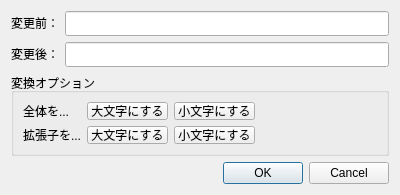
<?xml version="1.0" encoding="UTF-8"?>
<ui version="4.0">
 <class>RenameSingleDialog</class>
 <widget class="QDialog" name="RenameSingleDialog">
  <property name="windowModality">
   <enum>Qt::WindowModal</enum>
  </property>
  <property name="geometry">
   <rect>
    <x>0</x>
    <y>0</y>
    <width>400</width>
    <height>195</height>
   </rect>
  </property>
  <property name="sizePolicy">
   <sizepolicy hsizetype="Preferred" vsizetype="Preferred">
    <horstretch>0</horstretch>
    <verstretch>0</verstretch>
   </sizepolicy>
  </property>
  <property name="minimumSize">
   <size>
    <width>260</width>
    <height>190</height>
   </size>
  </property>
  <property name="windowTitle">
   <string>ファイル名を変更</string>
  </property>
  <layout class="QVBoxLayout" name="verticalLayout">
   <item>
    <layout class="QHBoxLayout" name="horizontalLayout">
     <item>
      <widget class="QLabel" name="label">
       <property name="sizePolicy">
        <sizepolicy hsizetype="Preferred" vsizetype="Fixed">
         <horstretch>0</horstretch>
         <verstretch>0</verstretch>
        </sizepolicy>
       </property>
       <property name="text">
        <string>変更前：</string>
       </property>
      </widget>
     </item>
     <item>
      <widget class="QLineEdit" name="nameBefore">
       <property name="font">
        <font>
         <family>ＭＳ ゴシック</family>
        </font>
       </property>
       <property name="readOnly">
        <bool>true</bool>
       </property>
      </widget>
     </item>
    </layout>
   </item>
   <item>
    <layout class="QHBoxLayout" name="horizontalLayout_2">
     <item>
      <widget class="QLabel" name="label_2">
       <property name="sizePolicy">
        <sizepolicy hsizetype="Preferred" vsizetype="Fixed">
         <horstretch>0</horstretch>
         <verstretch>0</verstretch>
        </sizepolicy>
       </property>
       <property name="text">
        <string>変更後：</string>
       </property>
      </widget>
     </item>
     <item>
      <widget class="QLineEdit" name="nameAfter">
       <property name="font">
        <font>
         <family>ＭＳ ゴシック</family>
        </font>
       </property>
      </widget>
     </item>
    </layout>
   </item>
   <item>
    <widget class="QGroupBox" name="groupBox">
     <property name="sizePolicy">
      <sizepolicy hsizetype="Preferred" vsizetype="Preferred">
       <horstretch>0</horstretch>
       <verstretch>0</verstretch>
      </sizepolicy>
     </property>
     <property name="title">
      <string>変換オプション</string>
     </property>
     <layout class="QFormLayout" name="formLayout_2">
      <item row="0" column="0">
       <layout class="QFormLayout" name="formLayout">
        <item row="0" column="0">
         <widget class="QLabel" name="label_3">
          <property name="text">
           <string>全体を...</string>
          </property>
         </widget>
        </item>
        <item row="0" column="1">
         <layout class="QHBoxLayout" name="horizontalLayout_3">
          <item>
           <widget class="QPushButton" name="btn_UpperAll">
            <property name="text">
             <string>大文字にする</string>
            </property>
           </widget>
          </item>
          <item>
           <widget class="QPushButton" name="btn_LowerAll">
            <property name="text">
             <string>小文字にする</string>
            </property>
           </widget>
          </item>
         </layout>
        </item>
        <item row="1" column="0">
         <widget class="QLabel" name="label_4">
          <property name="text">
           <string>拡張子を...</string>
          </property>
         </widget>
        </item>
        <item row="1" column="1">
         <layout class="QHBoxLayout" name="horizontalLayout_4">
          <item>
           <widget class="QPushButton" name="btn_UpperExt">
            <property name="text">
             <string>大文字にする</string>
            </property>
           </widget>
          </item>
          <item>
           <widget class="QPushButton" name="btn_LowerExt">
            <property name="text">
             <string>小文字にする</string>
            </property>
           </widget>
          </item>
         </layout>
        </item>
       </layout>
      </item>
     </layout>
    </widget>
   </item>
   <item>
    <widget class="QDialogButtonBox" name="buttonBox">
     <property name="orientation">
      <enum>Qt::Horizontal</enum>
     </property>
     <property name="standardButtons">
      <set>QDialogButtonBox::Cancel|QDialogButtonBox::Ok</set>
     </property>
    </widget>
   </item>
  </layout>
  <zorder>buttonBox</zorder>
  <zorder>groupBox</zorder>
 </widget>
 <resources/>
 <connections>
  <connection>
   <sender>buttonBox</sender>
   <signal>accepted()</signal>
   <receiver>RenameSingleDialog</receiver>
   <slot>accept()</slot>
   <hints>
    <hint type="sourcelabel">
     <x>248</x>
     <y>254</y>
    </hint>
    <hint type="destinationlabel">
     <x>157</x>
     <y>274</y>
    </hint>
   </hints>
  </connection>
  <connection>
   <sender>buttonBox</sender>
   <signal>rejected()</signal>
   <receiver>RenameSingleDialog</receiver>
   <slot>reject()</slot>
   <hints>
    <hint type="sourcelabel">
     <x>316</x>
     <y>260</y>
    </hint>
    <hint type="destinationlabel">
     <x>286</x>
     <y>274</y>
    </hint>
   </hints>
  </connection>
 </connections>
</ui>
